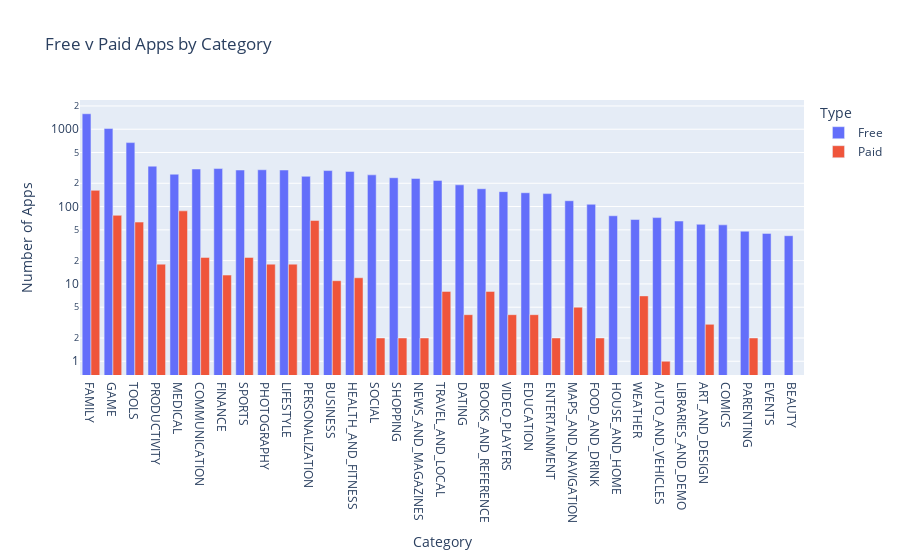

This figure's notebook cell:
### Code cell
g_bar = px.bar(df_free_vs_paid,
               x ='Category',
               y = 'App',
               title = 'Free v Paid Apps by Category',
               color ='Type',
               barmode = 'group'
               )
g_bar.update_layout(xaxis_title='Category',
                    yaxis_title='Number of Apps',
                    xaxis={'categoryorder':'total descending'},
                    yaxis=dict(type='log')
                    )

g_bar.show()

### Figure 1 — Plotly figure (JSON) as saved in the notebook; plotly's stock layout.template omitted (floating-point values rounded to 4 significant figures)
{"data": [{"alignmentgroup": "True", "hovertemplate": "Type=Free<br>Category=%{x}<br>App=%{y}<extra></extra>", "legendgroup": "Free", "marker": {"color": "#636efa", "pattern": {"shape": ""}}, "name": "Free", "offsetgroup": "Free", "orientation": "v", "showlegend": true, "textposition": "auto", "type": "bar", "x": ["ART_AND_DESIGN", "AUTO_AND_VEHICLES", "BEAUTY", "BOOKS_AND_REFERENCE", "BUSINESS", "COMICS", "COMMUNICATION", "DATING", "EDUCATION", "ENTERTAINMENT", "EVENTS", "FAMILY", "FINANCE", "FOOD_AND_DRINK", "GAME", "HEALTH_AND_FITNESS", "HOUSE_AND_HOME", "LIBRARIES_AND_DEMO", "LIFESTYLE", "MAPS_AND_NAVIGATION", "MEDICAL", "NEWS_AND_MAGAZINES", "PARENTING", "PERSONALIZATION", "PHOTOGRAPHY", "PRODUCTIVITY", "SHOPPING", "SOCIAL", "SPORTS", "TOOLS", "TRAVEL_AND_LOCAL", "VIDEO_PLAYERS", "WEATHER"], "xaxis": "x", "y": [59, 72, 42, 170, 292, 58, 306, 191, 151, 147, 45, 1585, 310, 107, 1020, 285, 76, 65, 297, 119, 262, 231, 48, 246, 299, 333, 236, 257, 297, 671, 218, 156, 68], "yaxis": "y"}, {"alignmentgroup": "True", "hovertemplate": "Type=Paid<br>Category=%{x}<br>App=%{y}<extra></extra>", "legendgroup": "Paid", "marker": {"color": "#EF553B", "pattern": {"shape": ""}}, "name": "Paid", "offsetgroup": "Paid", "orientation": "v", "showlegend": true, "textposition": "auto", "type": "bar", "x": ["ART_AND_DESIGN", "AUTO_AND_VEHICLES", "BOOKS_AND_REFERENCE", "BUSINESS", "COMMUNICATION", "DATING", "EDUCATION", "ENTERTAINMENT", "FAMILY", "FINANCE", "FOOD_AND_DRINK", "GAME", "HEALTH_AND_FITNESS", "LIFESTYLE", "MAPS_AND_NAVIGATION", "MEDICAL", "NEWS_AND_MAGAZINES", "PARENTING", "PERSONALIZATION", "PHOTOGRAPHY", "PRODUCTIVITY", "SHOPPING", "SOCIAL", "SPORTS", "TOOLS", "TRAVEL_AND_LOCAL", "VIDEO_PLAYERS", "WEATHER"], "xaxis": "x", "y": [3, 1, 8, 11, 22, 4, 4, 2, 162, 13, 2, 77, 12, 18, 5, 88, 2, 2, 66, 18, 18, 2, 2, 22, 63, 8, 4, 7], "yaxis": "y"}], "layout": {"barmode": "group", "legend": {"title": {"text": "Type"}, "tracegroupgap": 0}, "title": {"text": "Free v Paid Apps by Category"}, "xaxis": {"anchor": "y", "categoryorder": "total descending", "domain": [0, 1], "title": {"text": "Category"}}, "yaxis": {"anchor": "x", "domain": [0, 1], "title": {"text": "Number of Apps"}, "type": "log"}}}
